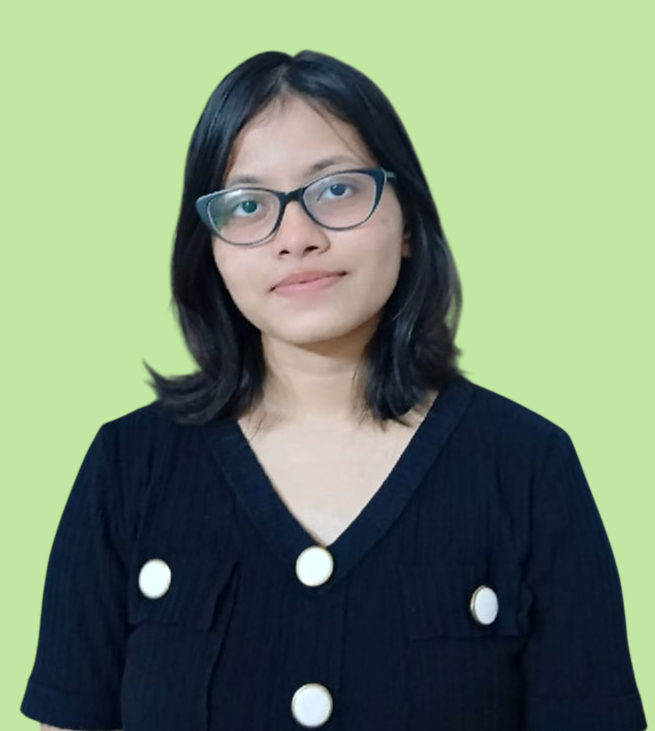
#> input picture Photo(Linkdeln)-Photoroom.png, 655 x 731 px, found by its file name
$ python process_profile_image_v2.py
#> lines starting #> are read from the running program, lines starting #| are printed output that depends on the picture; after the words box and inside, x2 and y2 are one past the last pixel; in counts of white or black regions, pixels touching at a corner belong together
from PIL import Image
import numpy as np

img_path = 'Photo(Linkdeln)-Photoroom.png'
out_path = 'public/profile-photo.png'

img = Image.open(img_path).convert('RGBA')
#> img is the input picture: PIL image 655x731 RGBA; mean R, G, B, A 116.8, 136.3, 111.6, 255
arr = np.array(img).astype(np.int16)

# Sample corners to estimate background color.
corner_coords = [(10, 10), (img.width - 10, 10), (10, img.height - 10), (img.width - 10, img.height - 10)]
corner_colors = [arr[y, x, :3] for x, y in corner_coords]
#> corner_colors = [[193, 231, 162], [193, 231, 162], [193, 231, 162], [46, 59, 53]]
bg_color = np.mean(corner_colors, axis=0)
#> bg_color = [156.2, 188, 134.8]

# Remove green background by color distance and relative green dominance.
diff = np.sqrt(np.sum((arr[:, :, :3] - bg_color) ** 2, axis=2))
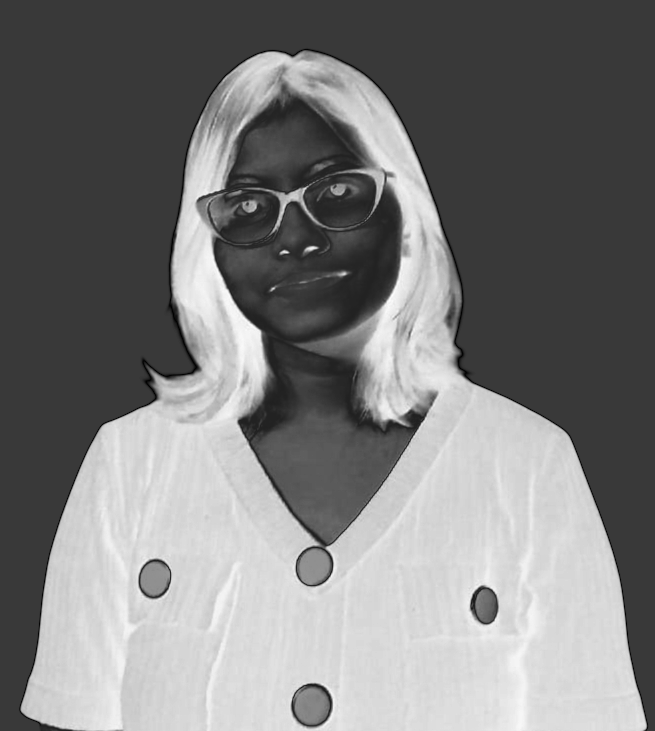
#> diff: shape (731, 655) float64; min 0.354, max 278.7, mean 135.9; drawn with min black and max white
g, r, b = arr[:, :, 1], arr[:, :, 0], arr[:, :, 2]
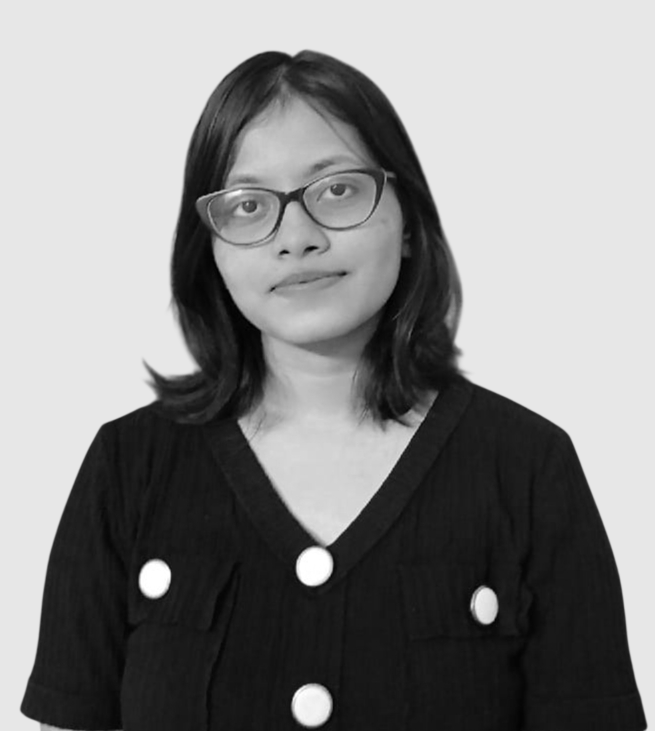
#> g: shape (731, 655) int16; min 0, max 255, mean 136.3
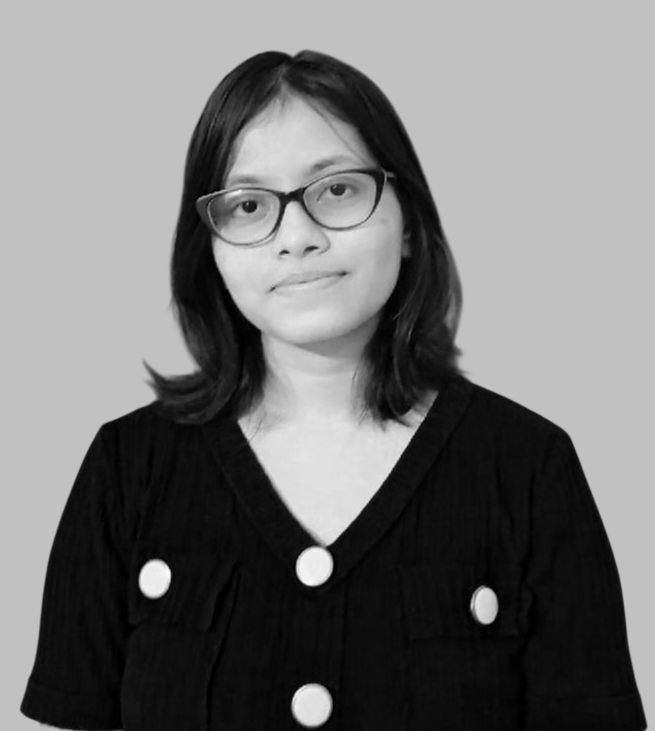
#> r: shape (731, 655) int16; min 0, max 250, mean 116.8
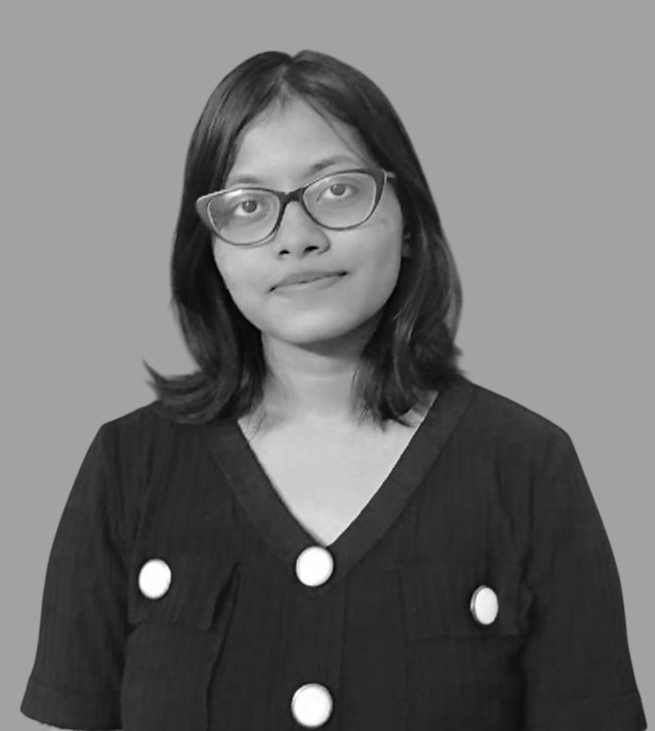
#> b: shape (731, 655) int16; min 0, max 255, mean 111.6
mask = (diff < 80) & (g > r + 20) & (g > b + 20) & (r < 220) & (b < 220)
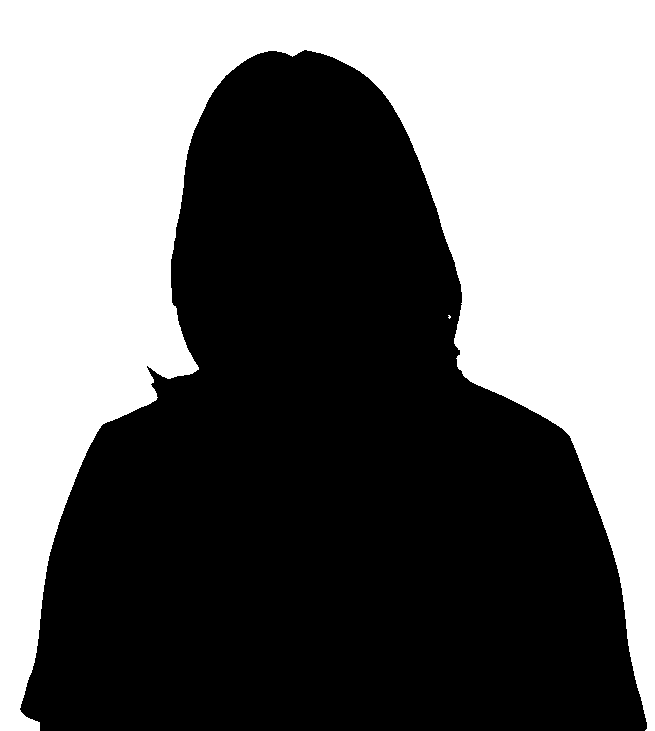
#> mask: shape (731, 655) bool; 44.3% white; 2 white regions (1 under 20 px), largest, box (x1, y1, x2, y2) and area: (0, 0, 655, 731) 212280
mask |= (g > 130) & (g > r + 35) & (g > b + 35)
mask &= (arr[:, :, 3] > 0)

arr[mask, 3] = 0
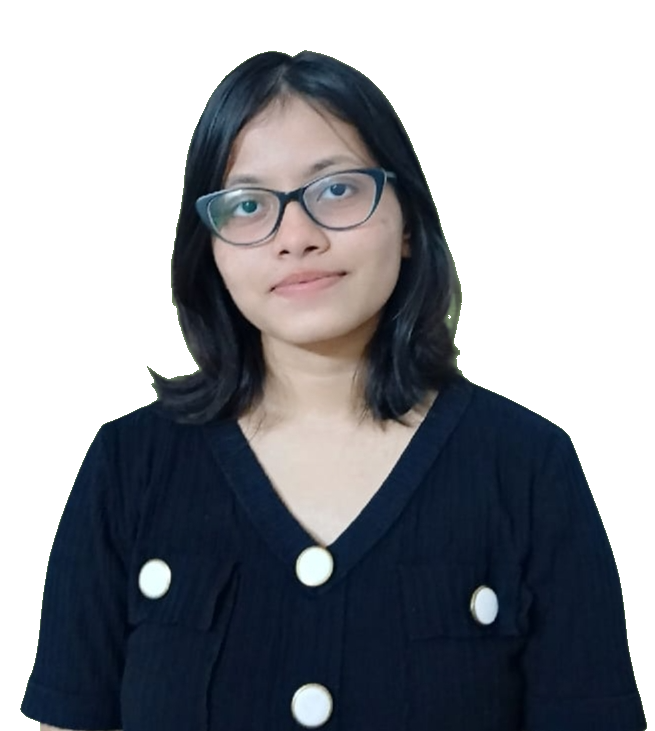
#> arr: shape (731, 655, 4) int16; mean R, G, B, A 116.8, 136.3, 111.6, 141.9; transparent parts drawn white

# Save temporarily to inspect.
out = Image.fromarray(arr.astype(np.uint8), 'RGBA')

# Crop to content bounding box.
alpha = out.split()[-1]
bbox = alpha.getbbox()
#> bbox = (20, 50, 647, 731)
print('bbox', bbox)
#| bbox (20, 50, 647, 731)
if bbox:
    x0, y0, x1, y1 = bbox
#> x0 = 20; y0 = 50; x1 = 647; y1 = 731
    w = x1 - x0
#> w = 627
    h = y1 - y0
#> h = 681
    side = max(w, h)
#> side = 681
    cx = x0 + w // 2
#> cx = 333
    cy = y0 + int(h * 0.35)
#> cy = 288
    left = max(0, min(cx - side // 2, img.width - side))
#> left = 0
    top = max(0, min(cy - side // 2, img.height - side))
#> top = 0
    crop_box = (left, top, left + side, top + side)
#> crop_box = (0, 0, 681, 681)
    print('crop_box', crop_box)
#| crop_box (0, 0, 681, 681)
    out = out.crop(crop_box)
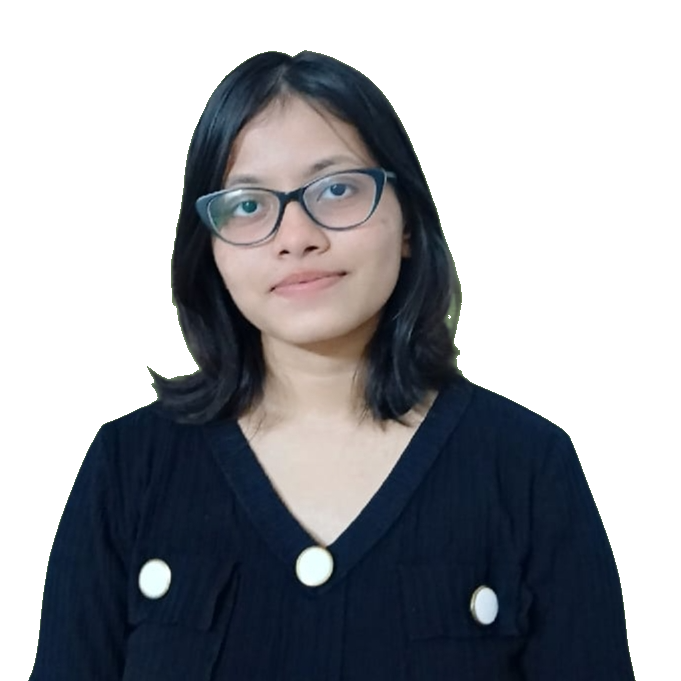
#> out: PIL image 681x681 RGBA; mean R, G, B, A 118.3, 137.5, 111.3, 129.6; transparent parts drawn white
    out = out.resize((900, 900), Image.LANCZOS)
#> out: PIL image 900x900 RGBA

out.save(out_path)
print('Saved cleaned profile image to', out_path, 'size', out.size)
#| Saved cleaned profile image to public/profile-photo.png size (900, 900)
